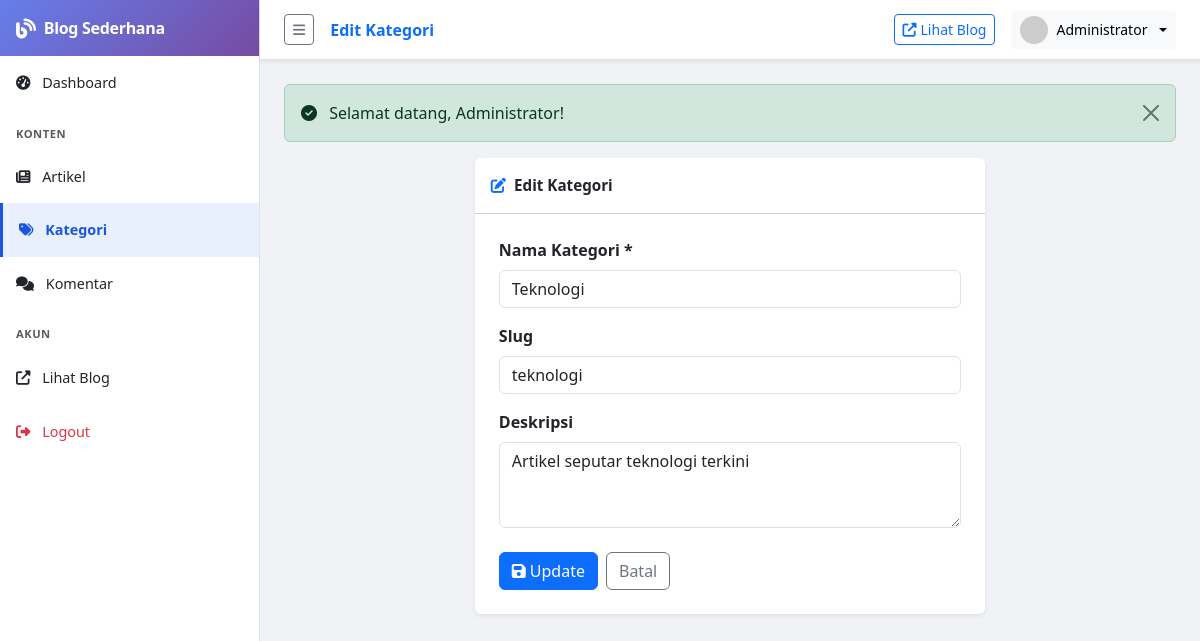
/admin/categories/edit.php?id=1 (signed in), run on the app's committed database.
### tables this page shows
CREATE TABLE IF NOT EXISTS categories (
    id INT AUTO_INCREMENT PRIMARY KEY,
    name VARCHAR(100) NOT NULL,
    slug VARCHAR(100) NOT NULL UNIQUE, 
    description TEXT,
    created_at TIMESTAMP DEFAULT CURRENT_TIMESTAMP
);

### includes/functions.php (called while the page is built, shortened)
<?php
function getCategoryById($id) {
    $db = getDB();
    $stmt = $db->prepare("SELECT * FROM categories WHERE id = ?");
    $stmt->execute([$id]);
    return $stmt->fetch();
}
function sanitize($input) {
    return htmlspecialchars(trim($input), ENT_QUOTES, 'UTF-8');
}

### admin/categories/edit.php (the view, shortened to what this page needs)
<?php
require_once dirname(dirname(__DIR__)) . '/includes/functions.php';
$id = isset($_GET['id']) ? (int)$_GET['id'] : 0;
$category = getCategoryById($id);
require_once dirname(__DIR__) . '/includes/admin_header.php';
?>
<div class="row justify-content-center">
    <div class="col-lg-7">
        <div class="card border-0 shadow-sm">
            <div class="card-header bg-transparent fw-semibold py-3">
                <i class="fas fa-edit text-primary me-2"></i>Edit Kategori
            </div>
            <div class="card-body p-4">
                <form method="POST">
                    <div class="mb-3">
                        <label class="form-label fw-semibold">Nama Kategori *</label>
                        <input type="text" name="name" class="form-control" required value="<?= sanitize($_POST['name'] ?? $category['name']) ?>" id="nameInput">
                    </div>
                    <div class="mb-3">
                        <label class="form-label fw-semibold">Slug</label>
                        <input type="text" name="slug" class="form-control" id="slugInput" value="<?= sanitize($_POST['slug'] ?? $category['slug']) ?>">
                    </div>
                    <div class="mb-4">
                        <label class="form-label fw-semibold">Deskripsi</label>
                        <textarea name="description" class="form-control" rows="3"><?= sanitize($_POST['description'] ?? $category['description']) ?></textarea>
                    </div>
                    <div class="d-flex gap-2">
                        <button type="submit" class="btn btn-primary"><i class="fas fa-save me-1"></i>Update</button>
                        <a href="<?= SITE_URL ?>/admin/categories/" class="btn btn-outline-secondary">Batal</a>
                    </div>
                </form>
            </div>
        </div>
    </div>
</div>
<?php require_once dirname(__DIR__) . '/includes/admin_footer.php'; ?>

### assets/css/admin.css (style rules this page uses)
body.admin-body { background-color: #f0f2f5; }
.card-header { font-size: 0.95rem; }

### data on the page
categories: name "Teknologi", slug "teknologi", description "Artikel seputar teknologi terkini"

### other printed values
SITE_NAME "Blog Sederhana"
$pageTitle "Edit Kategori"
$_SESSION['admin_name'] "Administrator"
$flash['message'] "Selamat datang, Administrator!"
